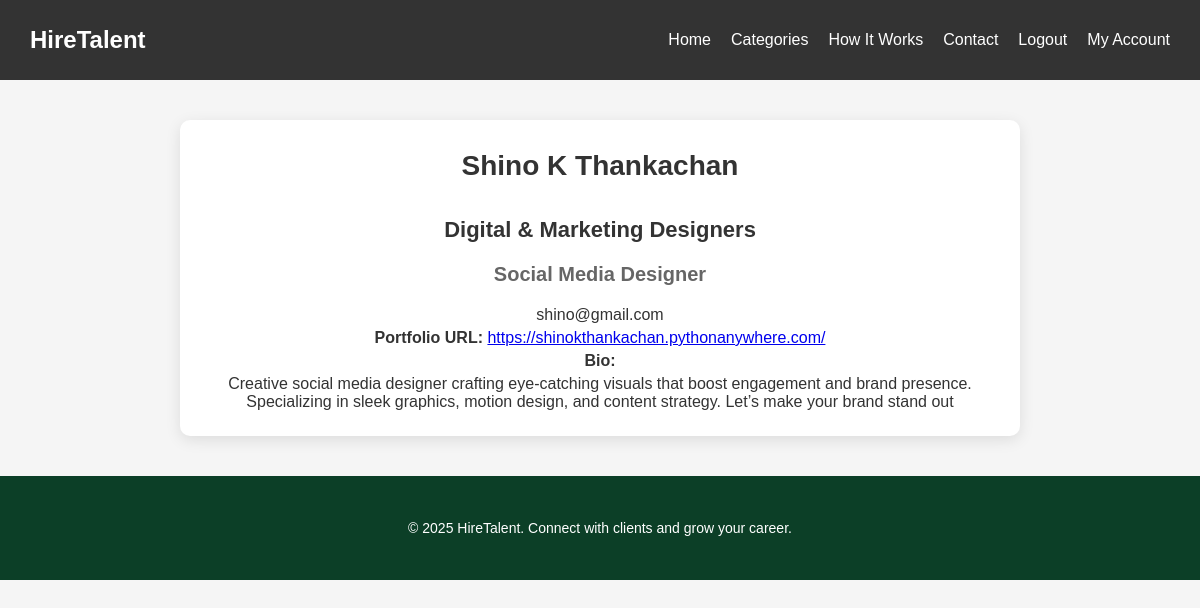
/profile/3/ (signed in), run on an earlier commit of the app's database.
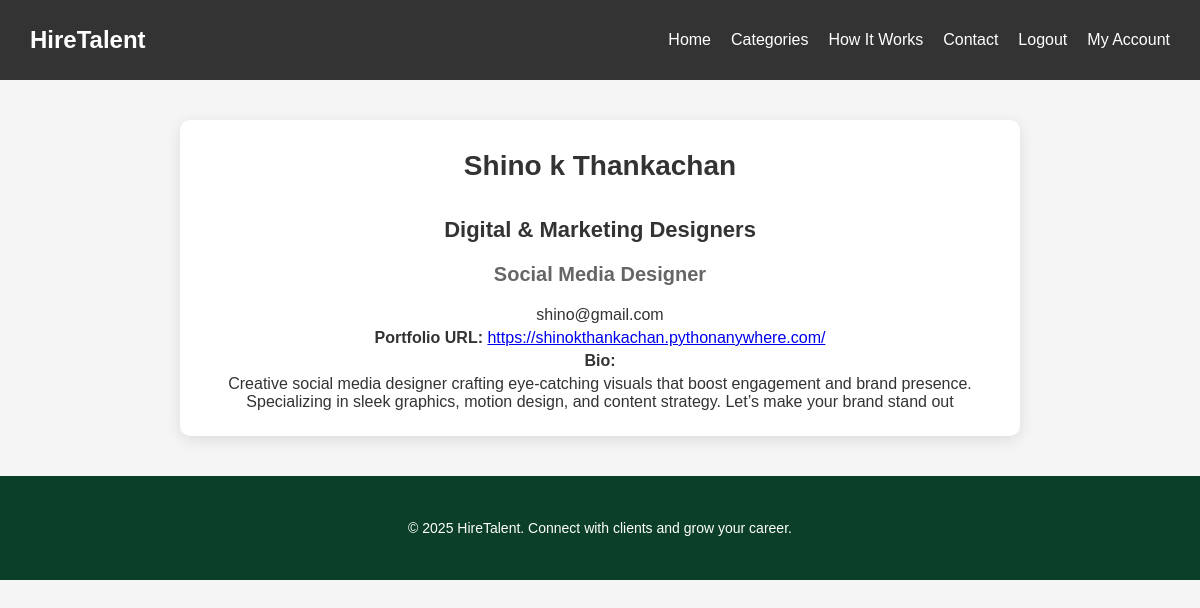
And on a later commit of the database.
### app/models.py (models this page shows, shortened)
class Freelancer(models.Model):
    CATEGORY_CHOICES = [
        ("UI/UX & Web Designers", "UI/UX & Web Designers"),
        ("Graphic & Visual Designers", "Graphic & Visual Designers"),
        ("Digital & Marketing Designers", "Digital & Marketing Designers"),
        ("Multimedia & Video Designers", "Multimedia & Video Designers"),
        ("Industrial & Product Designers", "Industrial & Product Designers"),
    ]
    name = models.CharField(max_length=255)
    email = models.EmailField(unique=True)
    category = models.CharField(max_length=50, choices=CATEGORY_CHOICES)
    subcategory = models.ForeignKey(SubCategory, on_delete=models.CASCADE, related_name='freelancers')
    portfolio_url = models.URLField(blank=True, null=True)
    bio = models.TextField()
    created_at = models.DateTimeField(auto_now_add=True)

class SubCategory(models.Model):
    category = models.ForeignKey(Category, on_delete=models.CASCADE, related_name='subcategories')
    name = models.CharField(max_length=255)
    def __str__(self):
        return self.name

### app/views.py (the view)
# urls.py: path('profile/<int:freelancer_id>/',views.profile,name='profile'),
@login_required
def profile(request,freelancer_id):
    freelancer = get_object_or_404(Freelancer, id=freelancer_id)
    return render(request,'profile.html',{'freelancer': freelancer})

### templates/profile.html (shortened to what this page needs)
<!DOCTYPE html>
<html lang="en">
<head>
  {% load static %}
  <link rel="stylesheet" href="{% static 'css/profile.css' %}">
</head>
<body>
  <nav class="navbar">
    <div class="logo">HireTalent</div>
    <ul class="nav-links">
      <li><a href="{% url 'home' %}">Home</a></li>
      <li><a href="{% url 'categories' %}">Categories</a></li>
      <li><a href="{% url 'how_it_works' %}">How It Works</a></li>
      <li><a href="{% url 'contact' %}">Contact</a></li>
      <li><a href="{% url 'logout' %}">Logout</a></li>
      <li><a href="{% url 'my_account' %}">My Account</a></li>
    </ul>
  </nav>
  <section class="profile">
    <h1>{{ freelancer.name }}</h1>
    <div class="profile-details">
      <div class="details">
        <h2>{{ freelancer.category }}</h2>
        <h3>{{ freelancer.subcategory }}</h3>
        <p>{{ freelancer.email }}</p>
        <p><strong>Portfolio URL:</strong> <a href="{{ freelancer.portfolio_url }}" target="_blank">{{ freelancer.portfolio_url }}</a></p>
        <p><strong>Bio:</strong></p>
        <p>{{ freelancer.bio }}</p>
      </div>
    </div>
  </section>
  <footer>
    <p>&copy; 2025 HireTalent. Connect with clients and grow your career.</p>
  </footer>
</body>
</html>

What changed in the data, as far as the page shows it:
changed Freelancer "Digital & Marketing Designers": name "Shino K Thankachan" → "Shino k Thankachan"
